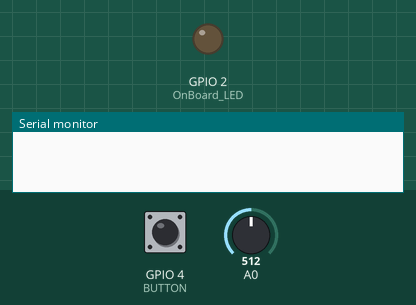
A sketch run on a simulated ESP8266 (NodeMCU). Parts: output pins drawn as LEDs (lit = HIGH), the last lines printed to the serial monitor. The test bench sets the inputs (shaded band); at power-on: GPIO 4 (BUTTON) HIGH, A0 = 512.

Above: at 1.2 s.
1.3 s: GPIO 4 (BUTTON) pulled LOW for 1 s
At 1.7 s:
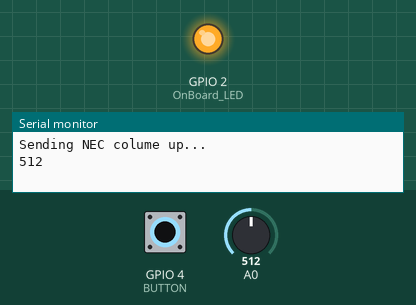
3.8 s: GPIO 4 (BUTTON) pulled LOW for 3.2 s
At 7.7 s:
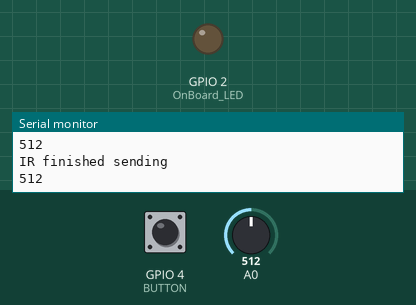
Timing chart, 0 to 9.2 s (numbered marks = the images above; inputs shaded):
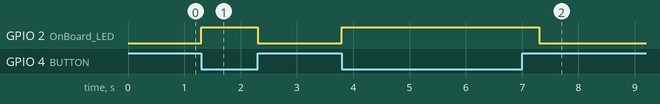

The sketch:

inDev.ino
```cpp
#include <IRremoteESP8266.h>
#include <IRsend.h>

//Declare consts and shit
const int BUTTON = 4;
const int OnBoard_LED = 2;
const int IR_LED = 14;
const int IR_SENSOR = 36;
int led_stat = 0;

IRsend irsend(IR_LED);

// ----------------- Function prototypes
void readButton();
void volumeUp();
void readIR();

// ------------------------- MAINs --------------------------
void setup() {
  irsend.begin();
  Serial.begin(115200); // DEBUGGING remove later
  pinMode(BUTTON, INPUT);
  pinMode(OnBoard_LED, OUTPUT);
  pinMode(IR_SENSOR, INPUT);
  pinMode(IR_SENSOR, INPUT);
}

void loop() {
  if (digitalRead(BUTTON) == LOW) {
    volumeUp();
  }
}

// ---------------------------- Function definitions
void readButton() {
  if (digitalRead(BUTTON) == LOW) { //low is read because I am using external pull-up
    Serial.println("BUTTON PRESSED.");
    if (led_stat == 0) {
      digitalWrite(OnBoard_LED, HIGH);
      led_stat = 1;
      Serial.println("Set LED ON");
    }
    else {
      digitalWrite(OnBoard_LED, LOW);
      led_stat = 0;
      Serial.println("Set LED OFF");
    }
  }
  delay(400);
}

void volumeUp() { // should be the NEC protocol volume up, no idea lets hope
  digitalWrite(OnBoard_LED, HIGH);
  Serial.println("Sending NEC colume up..."); // DEBUGGING REMOVE LATER
  irsend.sendSamsung36(0xE0E0E01F, 32); // maybe volume up for samsing NEC tv, not sure LOL
  readIR();
  delay(500);
  digitalWrite(OnBoard_LED, LOW);
  Serial.println("IR finished sending");
  readIR();
}

void readIR() {
  int sensorValue = analogRead(IR_SENSOR);
  Serial.println(sensorValue);
}
```

Measured:
- after the input at 1.3 s, GPIO 2 (OnBoard_LED): LOW → HIGH at once, → LOW 1.0 s later
- after the input at 3.8 s, GPIO 2 (OnBoard_LED): LOW → HIGH at once, → LOW 3.5 s later
